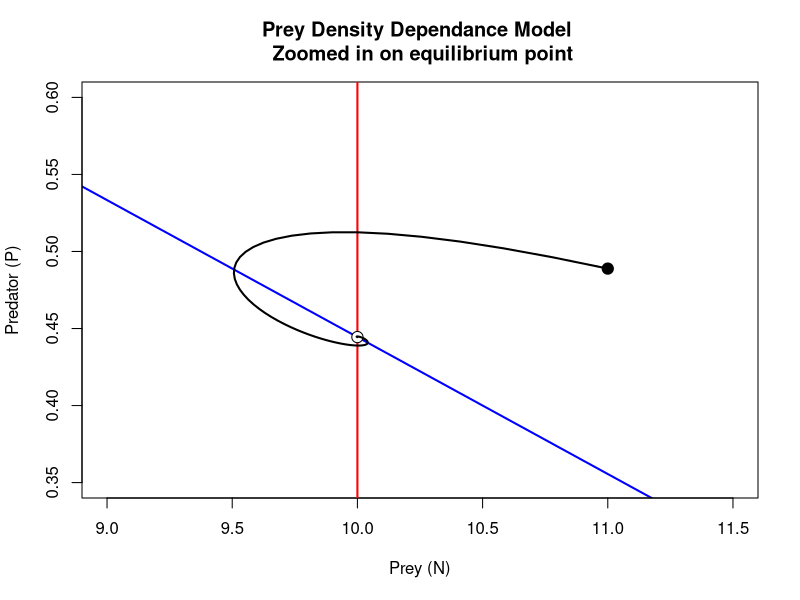
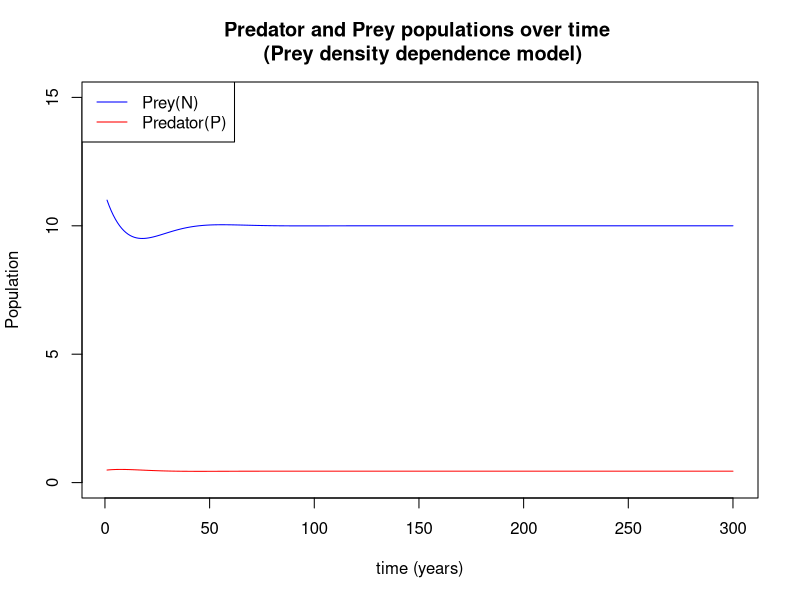

Source code (R) for these figures, in order:
###prey density model
a <- 0.2
b <- 0.15
c <- 0.1
d <- 0.15
K <- 15
h <- 0.5

N.start <- d/(c*b)*1.1
P.start <- (a*(1-(d/(c*b))/K)/b)*1.1

prey.density <- function(a,b,c,d,K,h,N.start,P.start){
  
  #equilibrium points
  N.star1 <- 0
  P.star1 <- 0
  N.star2 <- K
  P.star2 <- 0
  N.star3 <- d/(c*b)
  P.star3 <- (a*(1-(d/(c*b))/K)/b)
  
  #isoclines
  N.points <- seq(0, 1.5*K, by=0.1)
  P.points <- seq(0, 1.5*K, by=0.1)
  N.isocline.2 <- (a*(1-(N.points/K)))/b
  
  plot(N.points,N.isocline.2, type= 'l', col='blue', lwd=2,
       xlab='Prey (N)', ylab='Predator (P)', 
       main='Prey Density Dependance Model \n Zoomed in on equilibrium point',
       #xlim=c(0,K),ylim=c(0,3))
       xlim=c(9,11.5), ylim=c(0.35,0.6)) #0,K, 0,3
  #legend('topleft', inset=0.05, legend=c('Prey(N)', 'Predator(P)', 'Trajectory'), 
  #       col=c('blue','red', 'black'), lty=1)
  
  #red is P isoclines
  abline(h=0, col="red", lwd=2)
  abline(v=d/(c*b), col='red', lwd=2)
  #blue is N isoclines
  abline(v=0, col='blue', lwd=2)

  
  points(N.star1,P.star1, pch = 21, bg = "white", cex = 1.5)
  points(N.star2,P.star2, pch = 21, bg = "white", cex = 1.5)
  points(N.star3,P.star3, pch = 21, bg = "white", cex = 1.5)
  
  
  #trajectory
  points(N.start,P.start,pch=21,bg="black",cex=1.5)
  
  time <- 300
  timelist<-seq(1,time)
  
  N.output<-matrix(NA,nrow=time,ncol=3)
  N.output[1,1:3]<-c(1,N.start,P.start)
  
  for (i in 2:time){
    N<-N.output[i-1,2]
    P<-N.output[i-1,3]
    N.output[i,2]<- N+a*N*(1-N/K)-b*N*P
    N.output[i,3]<- P+c*b*N*P-d*P
  }
  
  lines(N.output[,2],N.output[,3],col="black",lwd=2)
  
  #time population data
  #2 is N(blue) and 3 is P (red)
  plot(seq(1,time,1),N.output[,2], col='blue', ylim=c(0,15), type='l', 
       xlab='time (years)', ylab='Population', 
       main='Predator and Prey populations over time \n (Prey density dependence model)')
  lines(seq(1,time,1),N.output[,3],col='red')
  legend('topleft',legend=c('Prey(N)', 'Predator(P)'), 
         col=c('blue','red'), lty=1)
  
  
  #calculate eigenvalues
  jacob <- matrix(0,2,2)
  jacob[1,1] <- 1+a-2*a*N.star3/K-b*P.star3 #df/dn
  jacob[1,2] <- -b*N.star3 #df/dp
  jacob[2,1] <- c*b*P.star3 #dg/dn
  jacob[2,2] <- 1+c*b*N.star3-d #dg/dp
  
  print(jacob)
  ev<-eigen(jacob)
  print(ev$values)
  
  Eigen.Magnitude=(Re(ev$values[1])^2+Im(ev$values[1])^2)^0.5
  print(paste("Eigenvalue magnitude = ", round(Eigen.Magnitude, 4)))

}

prey.density(a,b,c,d,K,h,N.start,P.start)